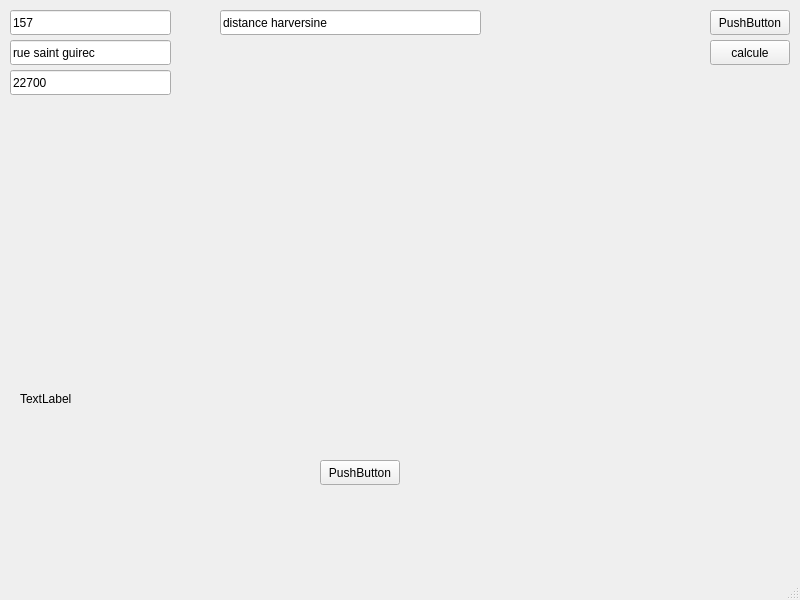
<?xml version="1.0" encoding="UTF-8"?>
<ui version="4.0">
 <class>SuperviseurOPE</class>
 <widget class="QMainWindow" name="SuperviseurOPE">
  <property name="geometry">
   <rect>
    <x>0</x>
    <y>0</y>
    <width>800</width>
    <height>600</height>
   </rect>
  </property>
  <property name="windowTitle">
   <string>SuperviseurOPE</string>
  </property>
  <widget class="QWidget" name="centralwidget">
   <widget class="QPushButton" name="pushButton_calcule">
    <property name="geometry">
     <rect>
      <x>710</x>
      <y>40</y>
      <width>80</width>
      <height>25</height>
     </rect>
    </property>
    <property name="text">
     <string>calcule</string>
    </property>
   </widget>
   <widget class="QLineEdit" name="lineEdit_test">
    <property name="geometry">
     <rect>
      <x>220</x>
      <y>10</y>
      <width>261</width>
      <height>25</height>
     </rect>
    </property>
    <property name="text">
     <string>distance harversine</string>
    </property>
   </widget>
   <widget class="QLineEdit" name="lineEdit">
    <property name="geometry">
     <rect>
      <x>10</x>
      <y>10</y>
      <width>161</width>
      <height>25</height>
     </rect>
    </property>
    <property name="text">
     <string>157</string>
    </property>
   </widget>
   <widget class="QLineEdit" name="lineEdit_2">
    <property name="geometry">
     <rect>
      <x>10</x>
      <y>40</y>
      <width>161</width>
      <height>25</height>
     </rect>
    </property>
    <property name="text">
     <string>rue saint guirec</string>
    </property>
   </widget>
   <widget class="QLineEdit" name="lineEdit_3">
    <property name="geometry">
     <rect>
      <x>10</x>
      <y>70</y>
      <width>161</width>
      <height>25</height>
     </rect>
    </property>
    <property name="text">
     <string>22700</string>
    </property>
   </widget>
   <widget class="QPushButton" name="pushButton_adresse">
    <property name="geometry">
     <rect>
      <x>710</x>
      <y>10</y>
      <width>80</width>
      <height>25</height>
     </rect>
    </property>
    <property name="text">
     <string>PushButton</string>
    </property>
   </widget>
   <widget class="QLabel" name="label_minDist">
    <property name="geometry">
     <rect>
      <x>20</x>
      <y>390</y>
      <width>231</width>
      <height>17</height>
     </rect>
    </property>
    <property name="text">
     <string>TextLabel</string>
    </property>
   </widget>
   <widget class="QPushButton" name="pushButton_minDist">
    <property name="geometry">
     <rect>
      <x>320</x>
      <y>460</y>
      <width>80</width>
      <height>25</height>
     </rect>
    </property>
    <property name="text">
     <string>PushButton</string>
    </property>
   </widget>
  </widget>
  <widget class="QMenuBar" name="menubar">
   <property name="geometry">
    <rect>
     <x>0</x>
     <y>0</y>
     <width>800</width>
     <height>22</height>
    </rect>
   </property>
  </widget>
  <widget class="QStatusBar" name="statusbar"/>
 </widget>
 <resources/>
 <connections/>
</ui>
